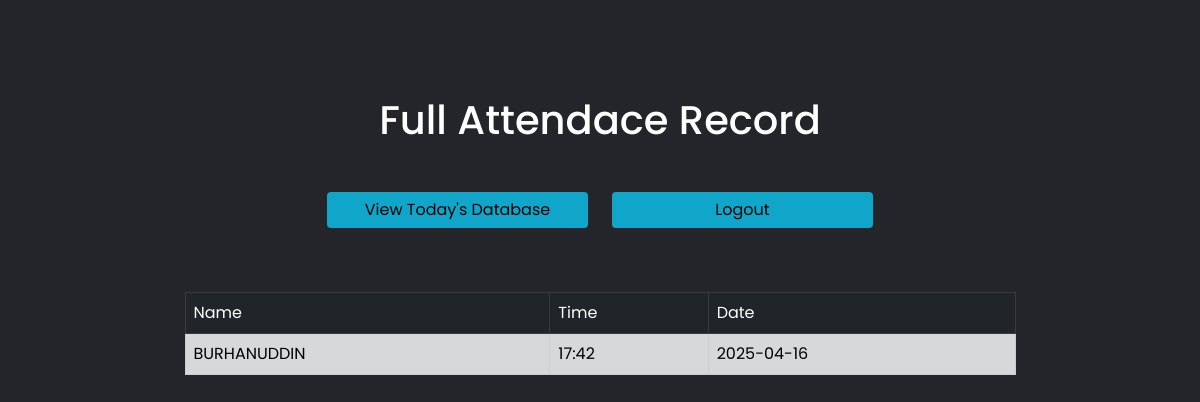
Page /whole on the earlier database version.
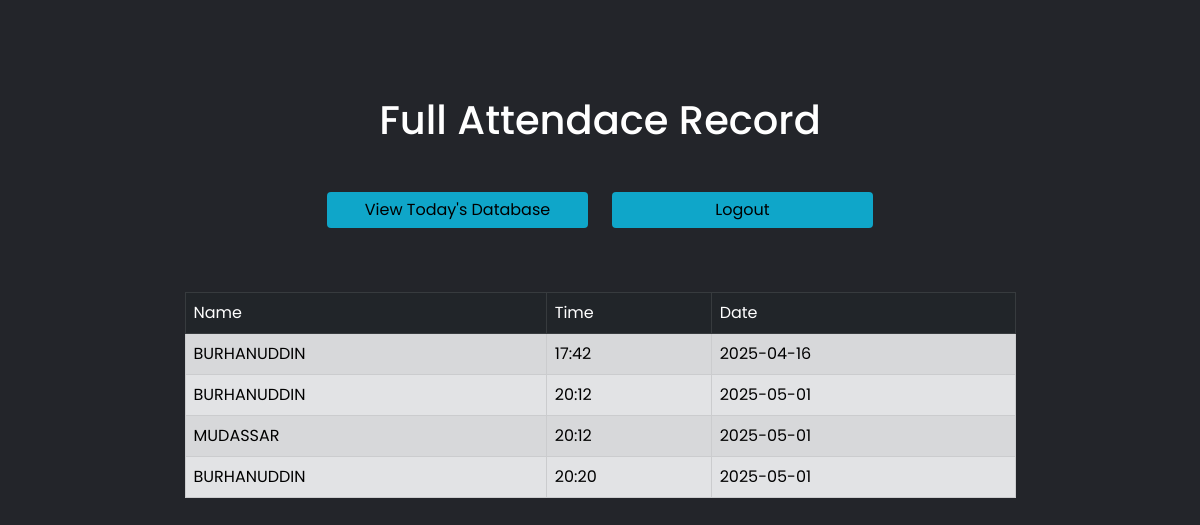
Same page on the later database version.
### tables this page shows
CREATE TABLE Attendance (NAME TEXT, Time TEXT, Date TEXT);

### app.py (the view)
@app.route('/whole',methods=["GET","POST"])
def whole():
    today=date.today()
    conn = sqlite3.connect('information.db')
    conn.row_factory = sqlite3.Row
    cur = conn.cursor()
    cursor = cur.execute("SELECT DISTINCT NAME,Time, Date from Attendance")
    rows=cur.fetchall()
    return render_template('AttendanceList.html',rows=rows)

### templates/AttendanceList.html (shortened to what this page needs)
<!doctype html>
<html lang="en">
<head>
  <link href="https://cdn.jsdelivr.net/npm/bootstrap@5.0.2/dist/css/bootstrap.min.css" rel="stylesheet"
>
  <link rel="stylesheet" href="{{ url_for('static', filename='css/style.css') }}">
</head>
<body>
    <div class="container">
        <h1 class="text-center pt-5 mt-5 mb-5 text-white">Full Attendace Record</h1>
        <div class="row mb-5 justify-content-center">
            <div class="col-md-3">
                <form class="mb-3 w-100" action="/data" method="post">
                    <button class="btn btn-primary blue-btn w-100">View Today's Database</button>
                </form>
            </div>
            <div class="col-md-3">
                <form class="mb-3 w-100" action="/" method="GET">
                    <button class="btn btn-primary blue-btn w-100">Logout</button>
                </form>
            </div>
        </div>
        <div class="row justify-content-center">
            <div class="col-md-9">
                <table class="table table-secondary table-striped table-bordered table-hover mb-5" >
                    <thead class="table-dark">
                        <td>Name</td>
                        <td>Time</td>
                        <td>Date</td>
                    </thead>
                    <tbody>
                        {% for row in rows %}
                            <tr>
                                <td>{{row["NAME"]}}</td>
                                <td>{{row["Time"]}}</td>
                                <td>{{row["Date"]}}</td>
                            </tr>
                        {% endfor %}
                    </tbody>
                </table>
            </div>
        </div>
    </div>
</body>
</html>

### static/css/style.css (style rules this page uses)
* { margin: 0; padding: 0; box-sizing: border-box; font-family: "Poppins", sans-serif; }
body { background: #23252a; }
.blue-btn { background-color: #0fa6c9 !important; color: black !important; border: white !important; }

Differences in the rows shown:
added Attendance: NAME "BURHANUDDIN", Time "20:12", Date "2025-05-01"
added Attendance: NAME "MUDASSAR", Time "20:12", Date "2025-05-01"
added Attendance: NAME "BURHANUDDIN", Time "20:20", Date "2025-05-01"
